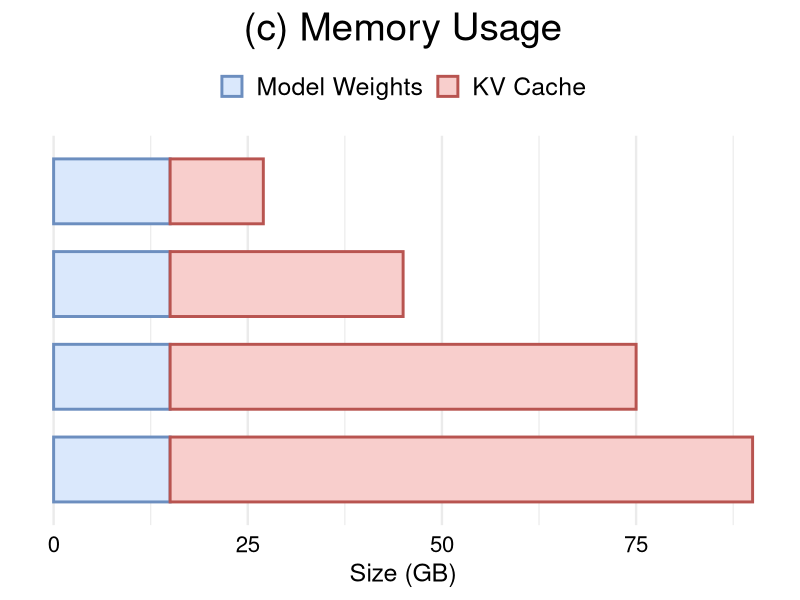

Reproduce this figure in R.
library(tidyverse)

data <- tribble(
  ~tokens, ~component,       ~memory,
  "100K",  "Model Weights",  15,
  "100K",  "KV Cache",       12,
  "200K",  "Model Weights",  15,
  "200K",  "KV Cache",       30,
  "300K",  "Model Weights",  15,
  "300K",  "KV Cache",       60,
  "400K",  "Model Weights",  15,
  "400K",  "KV Cache",       75,
)

data <- data %>%
  mutate(
    tokens = fct_rev(fct_inorder(tokens)),
    component = fct_relevel(component, "Model Weights", "KV Cache")
  )

fig <- ggplot(data, aes(x = memory, y = tokens, fill = component, colour = component)) +
  geom_col(width = 0.7, linewidth = 1, position = position_stack(reverse = TRUE)) +
  scale_fill_manual(
    values = c("Model Weights" = "#DAE8FC", "KV Cache" = "#F8CECC"),
  ) +
  scale_colour_manual(
    values = c("Model Weights" = "#6C8EBF", "KV Cache" = "#B85450"),
  ) +
  labs(x = "Size (GB)", y = NULL, title = "(c) Memory Usage") +
  theme_minimal(base_size = 18) +
  theme(
    plot.title = element_text(size = 28, hjust = 0.5),
    legend.position = "top",
    legend.title = element_blank(),
    legend.text = element_text(size = 18),
    axis.text.x = element_text(size = 16, colour = "black"),
    axis.text.y = element_blank(),
    panel.grid.major.y = element_blank(),
  )

ggsave("breakdown_2.pdf", fig, width = 4.7, height = 4.3, units = "in")
